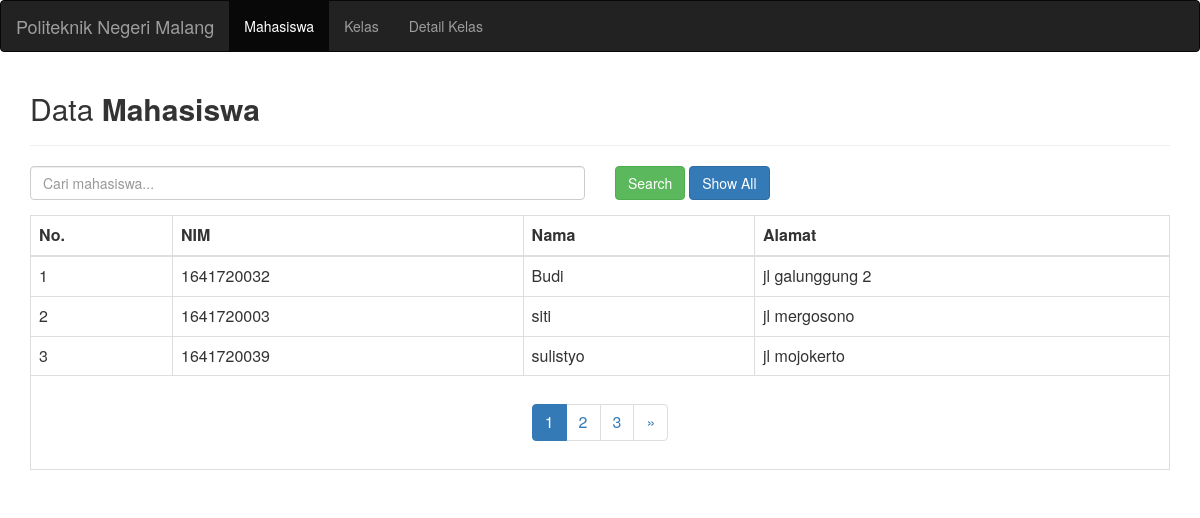
Screenshot of /index.php/mahasiswa with the database file from the repository.
### tables this page shows
CREATE TABLE `mahasiswa` (
  `id` int(10) NOT NULL,
  `nim` int(20) NOT NULL,
  `nama` varchar(30) NOT NULL,
  `alamat` varchar(30) NOT NULL
);

### index.php (called while the page is built, shortened)
<?php
require_once BASEPATH.'core/CodeIgniter.php';

### application/models/mahasiswa_m.php (called while the page is built, shortened)
<?php
    class mahasiswa_m extends CI_Model
    {
        public function get_mahasiswa($limit, $start, $st = NULL)
        {
            $sql = "SELECT * FROM mahasiswa WHERE nama LIKE '%$st%' LIMIT ".$start.", ".$limit;
            $query = $this->db->query($sql);
            return $query->result();
        }
    }
?>

### application/views/mahasiswa_v.php (the view, shortened to what this page needs)
<html>
    <head>
        <link rel="stylesheet" href="<?php echo base_url('assets/bootstrap/css/bootstrap.css')?>"/>
    </head>
    <body>
        <nav class="navbar navbar-inverse">
            <div class="container-fluid">
                <div class="navbar-header">
                    <a class="navbar-brand" href="#">Politeknik Negeri Malang</a>
                </div>
                <ul class="nav navbar-nav">
                    <li class="active"><a href="<?php echo base_url('mahasiswa')?>">Mahasiswa</a></li>
                    <li><a href="<?php echo base_url('kelas')?>">Kelas</a></li>
                    <li><a href="<?php echo base_url('detail_kelas')?>">Detail Kelas</a></li>
                </ul>
            </div>
        </nav>
        <div class="container">
            <h2>Data <strong>Mahasiswa</strong></h2><hr>
            <?php
                $attr = array("class" => "form-horizontal", "role" => "form", "id" => "form1", "name" => "form1");
                echo form_open("mahasiswa/search", $attr);
            ?>
            <div class="form-group">
                <div class="col-md-6">
                    <input class="form-control" id="mahasiswa_name" name="mahasiswa_name" placeholder="Cari mahasiswa..." type="text" value="<?php echo set_value('book_name')?>"/>
                </div>
                <div class="col-md-6">
                    <input id="btn_search" name="btn_search" type="submit" class="btn btn-success" value="Search" />
                    <a href="<?php echo base_url(). "mahasiswa/index"; ?>" class="btn btn-primary">Show All</a>
                </div>
                <?php echo form_close();?>
            </div>
            <table class="table table-bordered table-hover">
                <thead>
                    <tr>
                        <th>No.</th>
                        <th>NIM</th>
                        <th>Nama</th>
                        <th>Alamat</th>
                    </tr>
                </thead>
                <tbody>
                    <?php
                        for($i = 0; $i < count($mahasiswalist); ++$i)
                        {
                            ?>
                                <tr>
                                    <td><?php echo $mahasiswalist[$i]->id?></td>
                                    <td><?php echo $mahasiswalist[$i]->nim?></td>
                                    <td><?php echo $mahasiswalist[$i]->nama?></td>
                                    <td><?php echo $mahasiswalist[$i]->alamat?></td>
                                </tr>
                            <?php
                        }
                    ?>
                    <tr>
                        <td colspan="4" align="center"><?php echo $pagination?></td>
                    </tr>
                </tbody>
            </table>
    </body>
</html>

### rows the page displays
mahasiswa: id "1", nim "1641720032", nama "Budi", alamat "jl galunggung 2"
mahasiswa: id "2", nim "1641720003", nama "siti", alamat "jl mergosono"
mahasiswa: id "3", nim "1641720039", nama "sulistyo", alamat "jl mojokerto"

### other values shown
$pagination "1 2 3 »"
